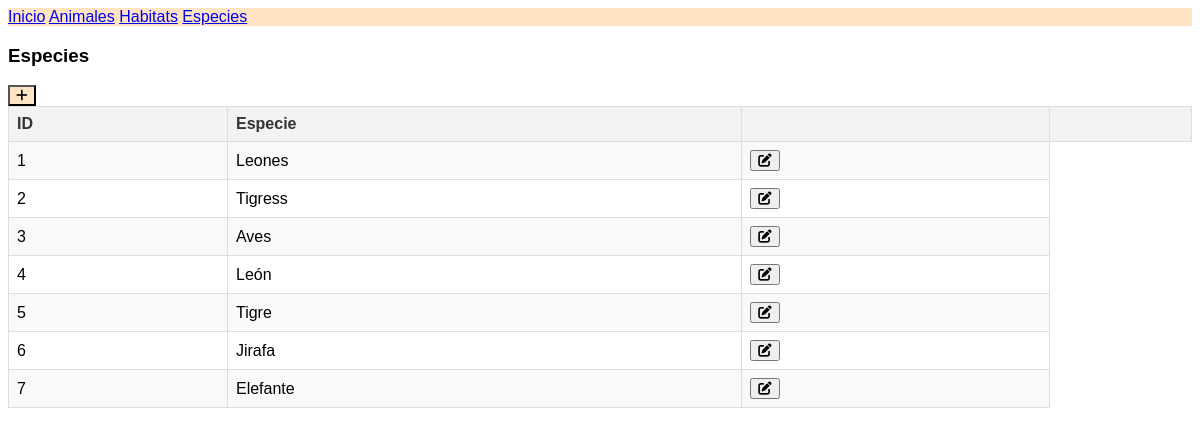
Page /admin/especies.php on the committed database.
### tables this page shows
CREATE TABLE `Especie` (
  `id` bigint(20) UNSIGNED NOT NULL,
  `especie` varchar(50) NOT NULL
);

### class/baseDeDatos.php (called while the page is built, shortened)
<?php
class BaseDeDatos
{
    var $conexion;
    var $servidor;
    var $usuario;
    var $clave;
    var $baseDeDatos;
    function __construct()
    {
        $this->servidor = 'localhost';
        $this->usuario = 'zoo';
        $this->clave = '1234';
        $this->baseDeDatos = 'Zoo';
    }
    function open()
    {
        $this->conexion = mysqli_connect($this->servidor, $this->usuario, $this->clave, $this->baseDeDatos);
    }
    function query($query)
    {
        $this->bloq_registros = mysqli_query($this->conexion, $query);
    }
    function getRecord($query)
    {
        $this->bloq_registros = mysqli_query($this->conexion, $query);
        return mysqli_fetch_object($this->bloq_registros);
    }
}

### class/especie.php (the view, shortened to what this page needs)
<?php
include 'baseDeDatos.php';
class Especie extends BaseDeDatos
{
    function action($cual)
    {
        $result = '';
        switch ($cual) {
            case 'report':
                $result = $this->despTablaDatos("SELECT * FROM especie");
                break;
        }
        return $result;
    }
    function despTablaDatos($query)
    {
        $htmlStart = '<div class="flex column m-50">';
        $datos = '<table class="customTable center-text mt-50">';
        $this->query($query);
        $this->getRecord($query);
        $datos .= '
            <div class="flex space-between align-center gap-15">
                <h3 class="f-size-30">Especies</h3>
                <form method="post">
                    <button class="p-10 radius-100 bg-primary white-text no-border"><i class="fa-solid fa-plus"></i></button>
                    <input type="hidden" name="action" value="formNew">
                </form>
            </div>';
        $datos .= '<thead><tr>';
        $campos = array("ID", "Especie");
        foreach ($campos as $campo) {
            $datos .= '<th>' . $campo . '</th>';
        }
        $datos .= "<th>&nbsp</th><th>&nbsp</th>";
        $datos .= '</tr></thead>';
        $datos .= '<tbody>';
        foreach ($this->bloq_registros as $row) {
            $datos .= '<tr>';
            foreach ($row as $columna) {
                $datos .= '<td class="text-align-center">' . $columna . '</td>';
            }
            $datos .= '
            <td>
                <form method="post">
                    <button><i class="fa-solid fa-pen-to-square"></i></button>
                    <input type="hidden" name="action" value="formEdit">
                    <input type="hidden" name="id_especie" value="' . $row['id'] . '">
                </form>
            </td>';
            $datos .= "</tr>";
        }
        $datos .= '</tbody>';
        $datos .= '</table></div>';
        $htmlEnd = '</div>';
        return $htmlStart . $datos . $htmlEnd;
    }
}
$oEspecies = new Especie();
if (isset($_REQUEST['action'])) echo $oEspecies->action($_REQUEST['action']);
else echo $oEspecies->action('report');

### public/global.css (style rules this page uses)
* { font-family: Verdana, Geneva, Tahoma, sans-serif; white-space: normal !important; }
.bg-primary { background-color: bisque !important; }
table { width: 100%; border-collapse: collapse; }
th, td { padding: 8px; border: 1px solid #ddd; text-align: left; }
th { background-color: #f2f2f2; color: #333; }
tr:nth-child(odd) { background-color: #f9f9f9; }

### rows in the picture
especie: id "1", especie "Leones"
especie: id "2", especie "Tigress"
especie: id "3", especie "Aves"
especie: id "4", especie "León"
especie: id "5", especie "Tigre"
especie: id "6", especie "Jirafa"
especie: id "7", especie "Elefante"

### other values in the picture
$campo "ID"
$campo "Especie"
